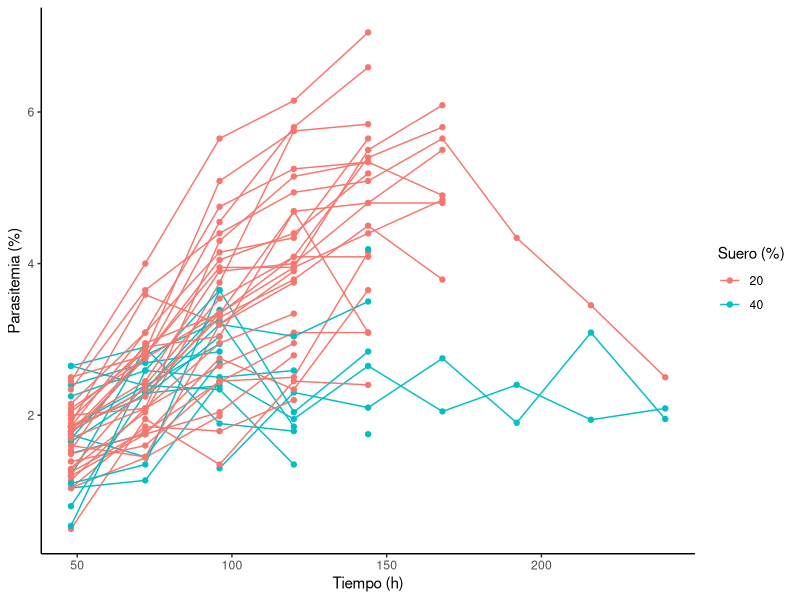

The R source for this figure:

library(ggplot2)

cultivo <- data.frame(
  "ID" = c("C1B3","C1C3",
            "C1B4","C1C4",
            "C1B5","C1C5",
            "C2B2","C2C2","C2B3","C2C3",
            "C2B4","C2C4","C2B5","C2C5","C3B2","C3C2","C3B3","C3C3",
            "C3B4","C3C4","C3B5","C3C5","C4B2","C4C2","C4B3","C4C3",
            "C4B4","C4C4","C4B5","C4C5",
            "C5B2","C5C2","C5B3","C5C3",
           "C5B4","C5C4","C5B5","C5C5",
           "C6B2","C6C2","C6B3","C6C3",
           "C6B4","C6C4","C6B5","C6C5"
            ),
  "Suero" = c(40,40,
               40,40,
               40,40,
               40,40,40,40,
               40,40,40,40,20,20,20,20,
               20,20,20,20,40,40,40,40,
               20,20,20,20,
               20,20,20,20,
              20,20,20,20,
              20,20,20,20,
              20,20,20,20
               ),
  "48h" = c(0,0,
             1.74,1.04,
             1.5,2.65,
             1.65,2.4,1.79,2.65,
             1.85,1.2,1.69,2.25,1.04,1.04,1.2,1.25,
             1.39,1.14,0.5,1.49,1.1,1.85,0.8,0.54,
             1.6,1.7,1.29,1.89,
             1.54,2.04,1.29,2.09,
            2.0,1.95,1.85,1.85,
            2.45,2.15,1.85,2.5,
            1.79,1.79,1.75,2.34
            
             ),
  "72h" = c(0,0,
             1.45,1.14,
             1.75,2.9,
             2.29,2.69,2.34,2.39,
             2.39,2.89,2.79,2.59,1.44,1.85,1.75,1.79,
             1.6,2.09,1.95,1.75,1.35,2.25,2.29,2.59,
             1.45,2.09,2.04,3.59,
             2.95,2.84,2.4,2.75,
            3.09,2.9,2.25,2.45,
            4,3.09,3.09,2.75,
            2.79,2.34,2.75,3.65
            
             ),
  "96h" = c(1.3,2.5,
             2.7,2.44,
             0,0,
             2.39,2.84,3.39,2.94,
             2.34,1.89,3.25,2.5,1.99,1.79,2.04,2.44,
             2.45, 2.65,1.35, 2.75,3.65, 3.04, 3.2,3.65,
             3.2,2.95,3.75,3.2,
             3.34,5.09,3.54,4.55,
            4.3,3.04,3.54,3.9,
            5.65,4.75,4.15,4.05,
            3.95,3.29,3.34,4.4
            
             ),
  "120h" = c(2.3,1.95,
             0,0,
             0,0,
             0,0,0,0,
             1.35,1.79,1.85,2.59,0,2.2,2.79,2.95,
             2.5,3.09,2.45,2.34,2.04,0,3.04,0,
             3.75,3.34,5.75,3.9,
             4.69,5.75,4.09,5.8,
             5.15,4.64,3.95,4,
             6.15,5.25,4.34,4.4,
             3.39,3.79,4.09,4.94
             
             ),
  "144h" = c(2.1,2.65,
             0,0,
             0,0,
             0,0,0,0,
             0,0,0,0,0,0,0,0,
             4.15,3.09,2.4,3.65,2.84,1.75,3.5,4.19,
             0,0,0,0,
             3.09,5.84,4.09,6.59,
             5.34,4.8,5.5,4.8,
             7.05,5.34,5.65,5.19,
             4.4,4.5,5.4,5.09
             
             ),
  "168h" = c(2.75,2.05,
             0,0,
             0,0,
             0,0,0,0,
             0,0,0,0,0,0,0,0,
             0,0,0,0,0,0,0,0,
             0,0,0,0,
             0,0,0,0,
             4.9,6.09,4.8,5.5,
             0,0,0,0,
             4.84,3.79,5.8,5.65
             
              ),
  "192h" = c(1.9,2.4,
             0,0,
             0,0,
             0,0,0,0,
             0,0,0,0,0,0,0,0,
             0,0,0,0,0,0,0,0,
             0,0,0,0,
             0,0,0,0,
             0,0,0,0,
             0,0,0,0,
             0,0,0,4.34
             
             ),
  "216h" = c(3.09,1.94,
             0,0,
             0,0,
             0,0,0,0,
             0,0,0,0,0,0,0,0,
             0,0,0,0,0,0,0,0,
             0,0,0,0,
             0,0,0,0,
             0,0,0,0,
             0,0,0,0,
             0,0,0,3.45
             
             ),
  "240h" = c(1.95,2.09,
            0,0,
            0,0,
            0,0,0,0,
            0,0,0,0,0,0,0,0,
            0,0,0,0,0,0,0,0,
            0,0,0,0,
            0,0,0,0,
            0,0,0,0,
            0,0,0,0,
            0,0,0,2.5
            
            )
)

cultivo <- data.frame(
  
  ID = rep(c(
    "C1B3","C1C3",
    "C1B4","C1C4",
    "C1B5","C1C5",
    "C2B2","C2C2","C2B3","C2C3",
    "C2B4","C2C4","C2B5","C2C5",
    "C3B2","C3C2","C3B3","C3C3",
    "C3B4","C3C4","C3B5","C3C5",
    "C4B2","C4C2","C4B3","C4C3",
    "C4B4","C4C4","C4B5","C4C5",
    "C5B2","C5C2","C5B3","C5C3",
    "C5B4","C5C4","C5B5","C5C5",
    "C6B2","C6C2","C6B3","C6C3",
    "C6B4","C6C4","C6B5","C6C5"
  ), each = 9),
  
  Suero = rep(c(
    40,40,
    40,40,
    40,40,
    40,40,40,40,
    40,40,40,40,
    20,20,20,20,
    20,20,20,20,
    40,40,40,40,
    20,20,20,20,
    20,20,20,20,
    20,20,20,20,
    20,20,20,20,
    20,20,20,20
  ), each = 9),
  
  
  
  Tiempo = rep(c(
    48,72,96,120,144,168,192,216,240
  ), times = 46),
  
  Parasitemia = c(
    # C1B3
    0,0,1.3,2.3,2.1,2.75,1.9,3.09,1.95,
    # C1C3
    0,0,2.5,1.95,2.65,2.05,2.4,1.94,2.09,
    
    # C1B4
    1.74,1.45,2.7,0,0,0,0,0,0,
    # C1C4
    1.04,1.14,2.44,0,0,0,0,0,0,
    
    # C1B5
    1.5,1.75,0,0,0,0,0,0,0,
    # C1C5
    2.65,2.9,0,0,0,0,0,0,0,
    
    # C2B2
    1.65,2.29,2.39,0,0,0,0,0,0,
    # C2C2
    2.4,2.69,2.84,0,0,0,0,0,0,
    
    # C2B3
    1.79,2.34,3.39,0,0,0,0,0,0,
    # C2C3
    2.65,2.39,2.94,0,0,0,0,0,0,
    
    # C2B4
    1.85,2.39,2.34,1.35,0,0,0,0,0,
    # C2C4
    1.2,2.89,1.89,1.79,0,0,0,0,0,
    
    # C2B5
    1.69,2.79,3.25,1.85,0,0,0,0,0,
    # C2C5
    2.25,2.59,2.5,2.59,0,0,0,0,0,
    
    # C3B2
    1.04,1.44,1.99,0,0,0,0,0,0,
    # C3C2
    1.04,1.85,1.79,2.2,0,0,0,0,0,
    
    # C3B3
    1.2,1.75,2.04,2.79,0,0,0,0,0,
    # C3C3
    1.25,1.79,2.44,2.95,0,0,0,0,0,
    
    # C3B4
    1.39,1.6,2.45,2.5,4.15,0,0,0,0,
    # C3C4
    1.14,2.09,2.65,3.09,3.09,0,0,0,0,
    
    # C3B5
    0.5,1.95,1.35,2.45,2.4,0,0,0,0,
    # C3C5
    1.49,1.75,2.75,2.34,3.65,0,0,0,0,
    
    # C4B2
    1.1,1.35,3.65,2.04,2.84,0,0,0,0,
    # C4C2
    1.85,2.25,3.04,0,1.75,0,0,0,0,
    
    # C4B3
    0.8,2.29,3.2,3.04,3.5,0,0,0,0,
    # C4C3
    0.54,2.59,3.65,0,4.19,0,0,0,0,
    
    # C4B4
    1.6,1.45,3.2,3.75,0,0,0,0,0,
    # C4C4
    1.7,2.09,2.95,3.34,0,0,0,0,0,
    
    # C4B5
    1.29,2.04,3.75,5.75,0,0,0,0,0,
    # C4C5
    1.89,3.59,3.2,3.9,0,0,0,0,0,
    
    # C5B2
    1.54,2.95,3.34,4.69,3.09,0,0,0,0,
    # C5C2
    2.04,2.84,5.09,5.75,5.84,0,0,0,0,
    
    # C5B3
    1.29,2.4,3.54,4.09,4.09,0,0,0,0,
    # C5C3
    2.09,2.75,4.55,5.8,6.59,0,0,0,0,
    
    # C5B4
    2.0,2.09,4.3,5.15,5.34,4.9,0,0,0,
    # C5C4
    1.95,2.9,3.04,4.69,4.8,4.8,0,0,0,
    
    # C5B5
    1.85,2.25,3.35,3.95,5.5,6.09,0,0,0,
    # C5C5
    1.85,2.45,3.9,4,4.8,5.5,0,0,0,
    
    # C6B2
    2.45,4,5.65,6.15,7.05,0,0,0,0,
    # C6C2
    2.15,3.09,4.75,5.25,5.34,0,0,0,0,
    
    # C6B3
    1.85,3.09,4.15,4.34,5.65,0,0,0,0,
    # C6C3
    2.5,2.79,4.05,4.4,5.19,0,0,0,0,
    
    # C6B4
    1.79,2.79,3.95,3.95,4.4,4.84,0,0,0,
    # C6C4
    1.79,2.34,3.29,3.79,4.5,3.79,0,0,0,
    
    # C6B5
    1.75,2.75,3.34,4.09,5.4,5.8,0,0,0,
    # C6C5
    2.34,3.65,4.4,4.94,5.09,5.65,4.34,3.45,2.5
    
    # C6B6
    
    # C6C6
  )
)

ggplot(cultivo, aes(
  x = Tiempo,
  y = ifelse(Parasitemia == 0, NA, Parasitemia),
  group = ID,
  color = factor(Suero)
)) +
  geom_line() +
  geom_point() +
  labs(
    x = "Tiempo (h)",
    y = "Parasitemia (%)",
    color = "Suero (%)"
  ) +
  theme_classic()
